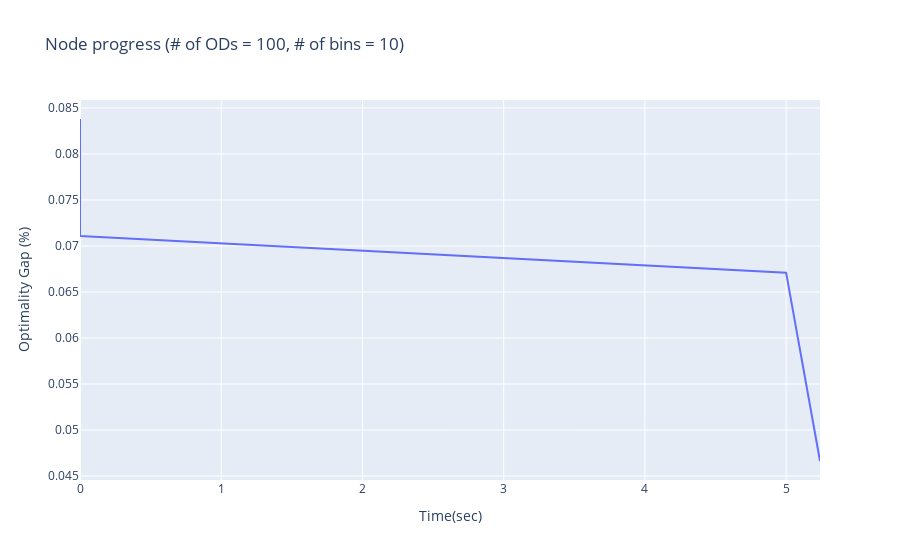

Write notebook code for a chart like this one.
### Code cell
glt.plot(node_log, y="Gap", color="Log", type="line", labels={"Time": "Time(sec)", "Gap": "Optimality Gap (%)"}, title = "Node progress (# of ODs = {}, # of bins = {})".format(n_ods, n_bins))

### Figure 1 — Plotly figure (JSON) as saved in the notebook; plotly's stock layout.template omitted (floating-point values rounded to 4 significant figures)
{"data": [{"hovertemplate": "Time(sec)=%{x}<br>Optimality Gap (%)=%{y}<extra></extra>", "legendgroup": "", "line": {"color": "#636efa", "dash": "solid"}, "marker": {"symbol": "circle"}, "mode": "lines", "name": "", "orientation": "v", "showlegend": false, "type": "scatter", "x": [0, 0, 0, 0, 0, 0, 0, 0, 0, 0, 0, 0, 0, 5, 5.24], "xaxis": "x", "y": [null, null, null, null, null, null, null, null, null, null, 0.0838, 0.0711, 0.0711, 0.0671, 0.04664], "yaxis": "y"}], "layout": {"legend": {"tracegroupgap": 0}, "title": {"text": "Node progress (# of ODs = 100, # of bins = 10)"}, "xaxis": {"anchor": "y", "domain": [0, 1], "title": {"text": "Time(sec)"}}, "yaxis": {"anchor": "x", "domain": [0, 1], "title": {"text": "Optimality Gap (%)"}}}}
